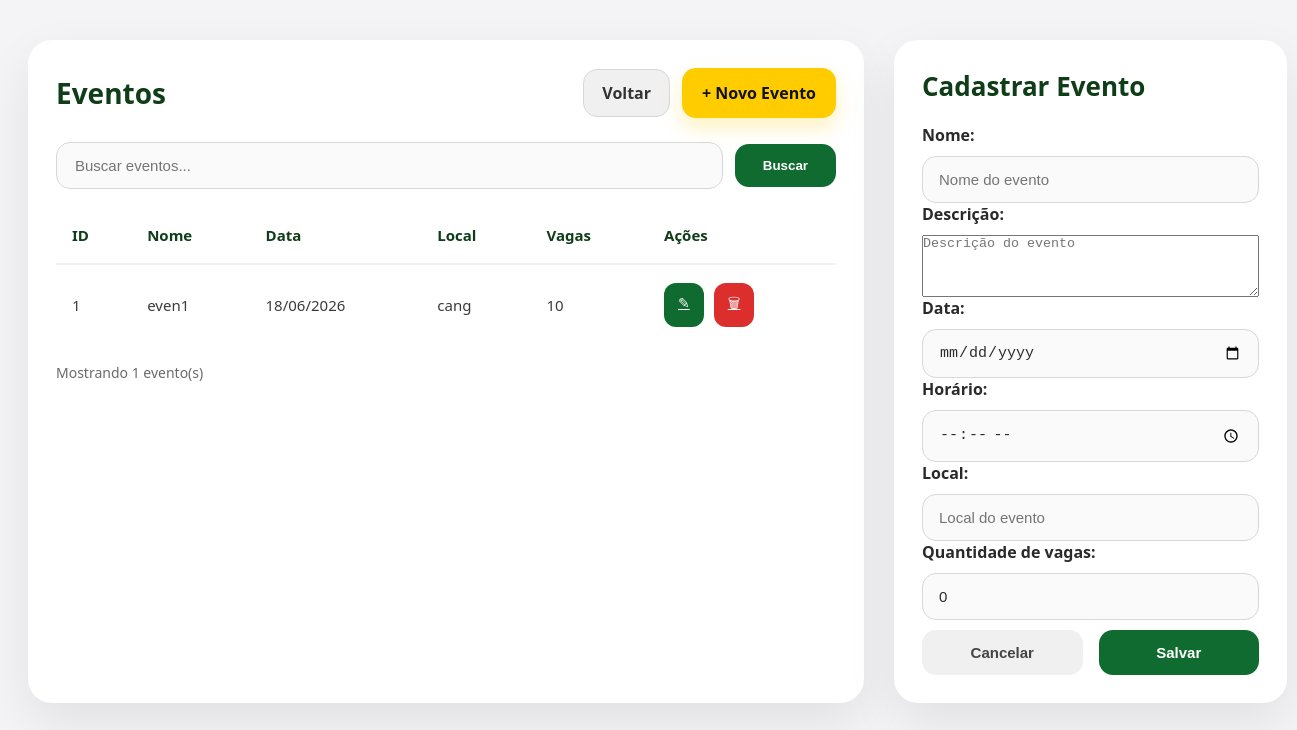
The page /eventos/ (signed in) on the database its author committed.
### core/models.py (models this page shows, shortened)
class Evento(models.Model):
    nome = models.CharField('Nome', max_length=160)
    descricao = models.TextField('Descrição', blank=True)
    data = models.DateField('Data')
    horario = models.TimeField('Horário', blank=True, null=True)
    local = models.CharField('Local', max_length=160, blank=True)
    vagas = models.PositiveIntegerField('Quantidade de vagas', default=0)
    criado_em = models.DateTimeField('Criado em', auto_now_add=True)
    class Meta:
        verbose_name = 'Evento'
        verbose_name_plural = 'Eventos'
        ordering = ['-data', 'nome']

### core/views.py (the view)
# urls.py: path('eventos/', views.eventos, name='eventos'),
@login_required(login_url='login')
def eventos(request):
    busca = request.GET.get('busca', '')
    eventos = Evento.objects.all()
    if busca:
        eventos = eventos.filter(Q(nome__icontains=busca) | Q(local__icontains=busca))
    form = EventoForm(request.POST or None)
    if request.method == 'POST' and form.is_valid():
        form.save()
        return redirect('eventos')
    return render(request, 'gerenciamento/eventos.html', {
        'eventos': eventos,
        'form': form,
        'busca': busca,
    })

### core/templates/gerenciamento/eventos.html (shortened to what this page needs)
{% extends 'base.html' %}
{% block conteudo %}
<div class="pagina-participantes">
    <div class="container-participantes">
        <section class="painel-participantes">
            <div class="cabecalho-painel">
                <div>
                    <p class="rotulo-painel">Eventos</p>
                </div>
                <div class="cabecalho-acoes">
                    <a href="{% url 'index' %}" class="botao-voltar">Voltar</a>
                    <a href="#form-cadastro" class="botao-novo">+ Novo Evento</a>
                </div>
            </div>
            <div class="acoes-painel">
                <form method="get" class="caixa-busca">
                    <input type="text" name="busca" placeholder="Buscar eventos..." value="{{ busca }}" />
                    <button type="submit" class="botao-buscar">Buscar</button>
                </form>
            </div>
            <div class="cartao-tabela">
                <table class="tabela-participantes">
                    <thead>
                        <tr>
                            <th>ID</th>
                            <th>Nome</th>
                            <th>Data</th>
                            <th>Local</th>
                            <th>Vagas</th>
                            <th>Ações</th>
                        </tr>
                    </thead>
                    <tbody>
                        {% if eventos.exists %}
                            {% for evento in eventos %}
                                <tr>
                                    <td>{{ evento.id }}</td>
                                    <td>{{ evento.nome }}</td>
                                    <td>{{ evento.data|date:'d/m/Y' }}</td>
                                    <td>{{ evento.local }}</td>
                                    <td>{{ evento.vagas }}</td>
                                    <td>
                                        <div class="botoes-acoes">
                                            <a href="{% url 'editar_evento' evento.id %}" class="botao-editar">✎</a>
                                            <a href="{% url 'excluir_evento' evento.id %}" class="botao-excluir">🗑</a>
                                        </div>
                                    </td>
                                </tr>
                            {% endfor %}
                        {% else %}
                            <tr>
                                <td colspan="6" style="text-align:center; padding: 32px 0;">Nenhum evento encontrado.</td>
                            </tr>
                        {% endif %}
                    </tbody>
                </table>
                <p class="rodape-tabela">Mostrando {{ eventos.count }} evento(s)</p>
            </div>
        </section>
        <aside class="painel-formulario" id="form-cadastro">
            <div class="cartao-formulario">
                <h2>Cadastrar Evento</h2>
                <form method="post">
                    <div class="grupo-campo">
                        {{ form.nome.label_tag }}
                        {{ form.nome }}
                    </div>
                    <div class="grupo-campo">
                        {{ form.descricao.label_tag }}
                        {{ form.descricao }}
                    </div>
                    <div class="form-row-duplo">
                        <div class="grupo-campo field-small">
                            {{ form.data.label_tag }}
                            {{ form.data }}
                        </div>
                        <div class="grupo-campo field-small">
                            {{ form.horario.label_tag }}
                            {{ form.horario }}
                        </div>
                    </div>
                    <div class="grupo-campo">
                        {{ form.local.label_tag }}
                        {{ form.local }}
                    </div>
                    <div class="grupo-campo">
                        {{ form.vagas.label_tag }}
                        {{ form.vagas }}
                    </div>
                    <div class="acoes-formulario">
                        <button type="reset" class="botao-cancelar">Cancelar</button>
                        <button type="submit" class="botao-salvar">Salvar</button>
                    </div>
                </form>
            </div>
        </aside>
    </div>
</div>
{% endblock %}

### static/css/style.css (style rules this page uses)
* { margin:0; padding:0; box-sizing:border-box; }
body { font-family:'Segoe UI',sans-serif; background:#f4f4f6; }
.pagina-participantes { padding:40px 28px; min-height:calc(100vh - 40px); }
.container-participantes { max-width:1400px; margin:0 auto; display:grid; grid-template-columns:2.2fr 1fr; gap:30px; }
.painel-participantes, .painel-formulario { background:#fff; border-radius:24px; box-shadow:0 20px 50px rgba(0,0,0,.08); }
.painel-participantes { padding:28px; }
.painel-formulario { padding:28px; }
.cabecalho-painel { display:flex; align-items:center; justify-content:space-between; gap:20px; margin-bottom:24px; }
.cabecalho-acoes { display:flex; gap:12px; align-items:center; }
.rotulo-painel { font-size:28px; font-weight:700; color:#0f3d18; }
.botao-voltar { display:inline-flex; align-items:center; justify-content:center; background:#f0f0f0; color:#333; text-decoration:none; padding:12px 18px; border-radius:14px; font-weight:700; border:1px solid #d8d8d8; }
.botao-novo { display:inline-flex; align-items:center; justify-content:center; gap:10px; background:#ffcc00; color:#111; text-decoration:none; padding:14px 20px; border-radius:14px; font-weight:700; box-shadow:0 10px 20px rgba(255,204,0,.25); }
.acoes-painel { margin-bottom:18px; }
.caixa-busca { display:flex; gap:12px; align-items:center; }
.caixa-busca input { flex:1; min-width:0; padding:14px 18px; border:1px solid #d8d8d8; border-radius:14px; background:#fafafa; font-size:15px; color:#333; }
.caixa-busca button { background:#0f6b2f; color:#fff; border:none; border-radius:14px; padding:14px 28px; cursor:pointer; font-weight:700; }
.cartao-tabela { overflow-x:auto; }
.tabela-participantes { width:100%; border-collapse:collapse; min-width:780px; }
.tabela-participantes th, .tabela-participantes td { padding:18px 16px; text-align:left; font-size:15px; color:#3b3b3b; vertical-align:middle; }
.tabela-participantes th { font-weight:700; color:#0f3d18; border-bottom:2px solid #f0f0f0; }
.tabela-participantes tbody tr { border-bottom:1px solid #f0f0f0; }
.tabela-participantes tbody tr:last-child { border-bottom:none; }
.botoes-acoes { display:flex; gap:10px; }
.botao-editar, .botao-excluir { border:none; border-radius:12px; padding:10px 14px; cursor:pointer; font-size:14px; }
.botao-editar { background:#0f6b2f; color:#fff; }
.botao-excluir { background:#dd2e2e; color:#fff; }
.rodape-tabela { margin-top:18px; font-size:14px; color:#6b6b6b; }
.cartao-formulario { display:flex; flex-direction:column; gap:20px; }
.cartao-formulario h2 { color:#0f3d18; font-size:26px; margin:0; }
.grupo-campo { display:flex; flex-direction:column; gap:10px; }
.grupo-campo label { font-weight:700; color:#2a2a2a; }
.grupo-campo input, .grupo-campo select { width:100%; padding:14px 16px; border:1px solid #d8d8d8; border-radius:14px; background:#fafafa; font-size:15px; color:#2d2d2d; }
.acoes-formulario { display:flex; gap:16px; margin-top:10px; }
.botao-cancelar, .botao-salvar { flex:1; border:none; border-radius:14px; padding:14px 20px; font-size:15px; font-weight:700; cursor:pointer; }
.botao-cancelar { background:#f0f0f0; color:#444; }
.botao-salvar { background:#0f6b2f; color:#fff; }

### rows shown on the page
Evento: id "1", nome "even1", data "18/06/2026", local "cang", vagas "10"

### other values the page prints
{{ eventos.count }} "1"
